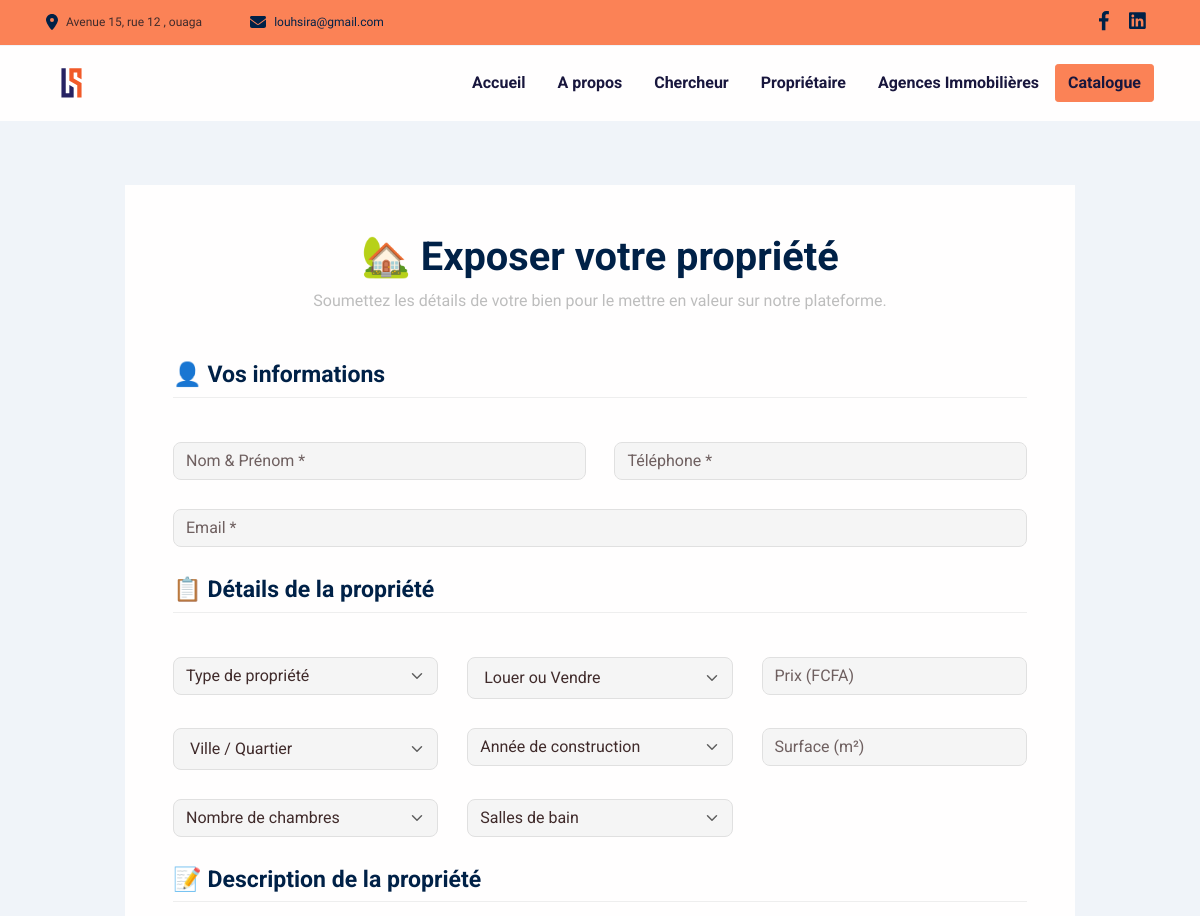
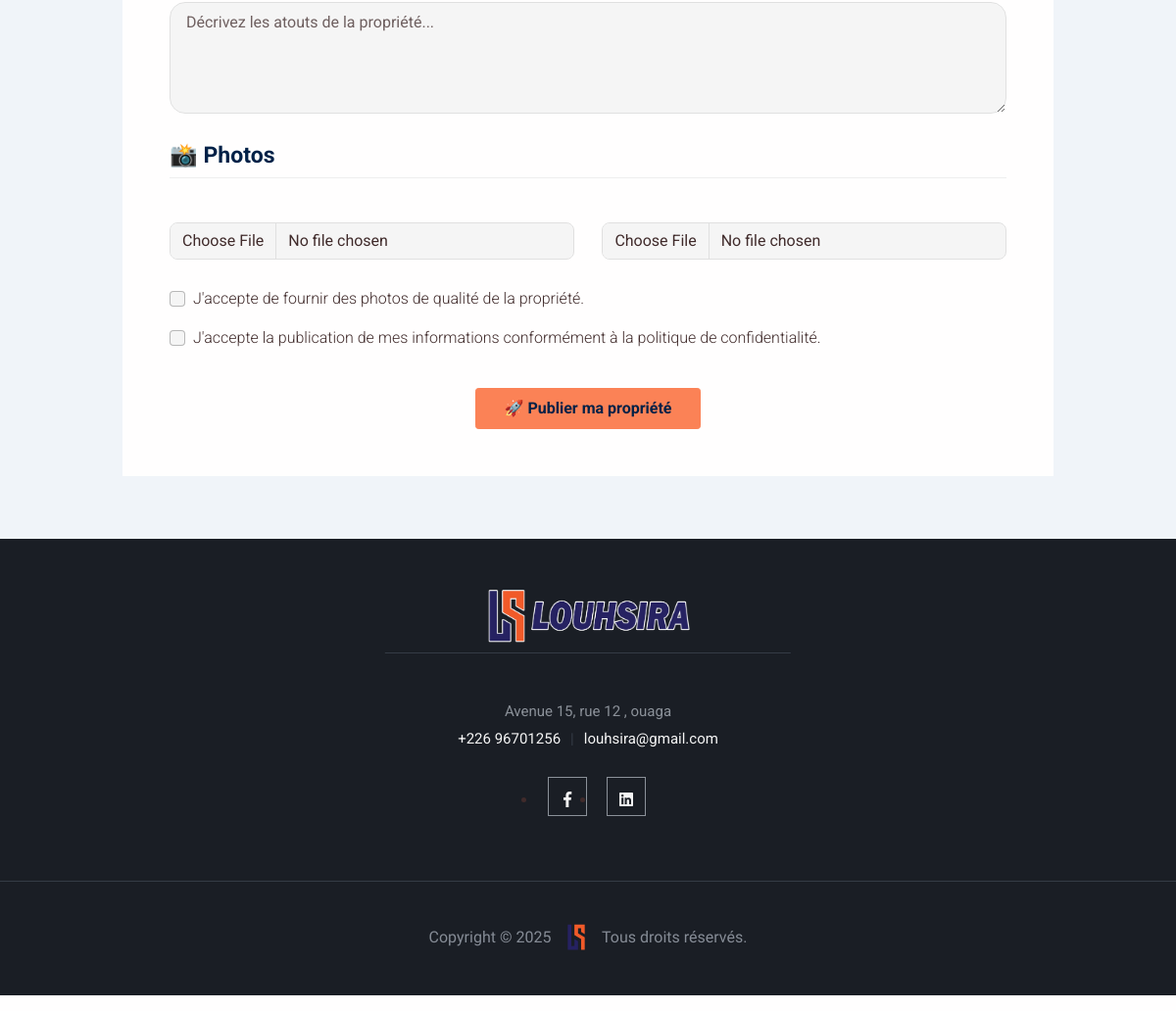
The app's page /proprietaire with its own data (2 pictures, top to bottom).
### app/models.py (models this page shows, shortened)
class Convention(models.Model):
    created_at = models.DateTimeField(auto_now=False, auto_now_add=True)
    update_at = models.DateTimeField(auto_now=True, auto_now_add=False)
    publish = models.BooleanField(default=False)
    class Meta:
        abstract = True

class configuration(Convention):
    name = models.CharField(max_length = 150, blank=True, null=True)
    vendor_title = models.CharField(max_length = 150, blank=True, null=True)
    location_title = models.CharField(max_length = 150, blank=True, null=True)
    about_title = models.CharField(max_length = 150, blank=True, null=True)
    why_choose_title = models.CharField(max_length = 150, blank=True, null=True)
    newsletter_title = models.CharField(max_length = 150, blank=True, null=True)
    louhsira_email = models.EmailField(max_length=254, blank=True, null=True, default="louhsira@gmail.com")
    louhsira_phone = models.CharField(max_length = 150, blank=True, null=True, default="+226 96701256")
    louhsira_address = models.CharField(max_length = 150, blank=True, null=True, default="Avenue 15, rue 12 , ouaga")
    newsletter_text = models.TextField()
    newsletter_picture = models.FileField(upload_to=LOGO_SITE_PATH, max_length = 100)
    copy_right = models.CharField(max_length = 150, blank=True, null=True)
    logo = models.FileField(upload_to=LOGO_SITE_PATH , max_length = 100, blank=True, null=True)
    logo2 = models.FileField(upload_to=LOGO_SITE_PATH , max_length = 100, blank=True, null=True)
    class Meta:
        verbose_name = "Configuration du site"
        verbose_name_plural = "Configuration du site"

class Social(Convention):
    name = models.CharField(max_length=150, blank=True, null=True)
    icon = models.CharField(max_length=150, blank=True, null=True)
    link = models.URLField(max_length = 200)
    class Meta:
        verbose_name = "Réseaux Social"
        verbose_name_plural = "Réseaux Sociaux"

### app/views.py (the view)
# urls.py: path('proprietaire', owner_page, name="owner-page"),
def owner_page(request):
    get_socials = get_social({'publish':True})
    get_configs = get_config({'publish':True})
    get_type_proprietes = get_type_propriete({'publish':True})
    get_caracteristique_homes = get_caracteristique_home({'publish': True})
    template_name = "app/layout/owner.html"
    context = {
        'page': "LOUSHIRA | Proprietaire",
        'get_socials': get_socials,
        'get_configs': get_configs,
        'get_type_proprietes': get_type_proprietes,
        'get_caracteristique_homes': get_caracteristique_homes,
    }
    return render(request, template_name, context)

### app/functions.py (called while the page is built)
def get_config(data=dict()):
    return configuration.objects.filter(**data).first()

def get_caracteristique_home(data=dict()):
    return CaracteristiqueMaison.objects.all()

def get_type_propriete(data=dict()):
    return TypePropriete.objects.filter(**data)

def get_social(data=dict()):
    return Social.objects.filter(**data)

### templates/app/layout/owner.html (shortened to what this page needs)
{% extends "app/base/base.html" %}
{% load static %}
{% block content %}
<section class="bg-light py-6" >
  <div class="container">
    <div class="row justify-content-center">
      <div class="col-lg-10 bg-white rounded-4 p-5">
        <div class="text-center mb-5">
          <h1 class="fw-bold text-color">🏡 Exposer votre propriété</h1>
          <p class="text-muted">Soumettez les détails de votre bien pour le mettre en valeur sur notre plateforme.</p>
        </div>
        <form id="trust_us" class="row g-4">
          <div class="col-12">
            <h4 class="text-color border-bottom pb-2 mb-3 fw-bold">👤 Vos informations</h4>
          </div>
          <div class="col-md-6">
            <input type="text" class="form-control" placeholder="Nom & Prénom *" v-model="name">
          </div>
          <div class="col-md-6">
            <input type="text" class="form-control" placeholder="Téléphone *" v-model="phone">
          </div>
          <div class="col-12">
            <input type="email" class="form-control" placeholder="Email *" v-model="email">
          </div>
          <div class="col-12 mt-4">
            <h4 class="text-color border-bottom pb-2 mb-3 fw-bold">📋 Détails de la propriété</h4>
          </div>
          <div class="col-md-4">
            <select class="form-select " v-model="type_propriete_for_owner">
              <option value="" selected hidden>Type de propriété</option>
            </select>
          </div>
          <div class="col-md-4">
            <select class="form-select form-select-lg" v-model="status_buy_sell">
              <option value="" selected hidden>Louer ou Vendre</option>
            </select>
          </div>
          <div class="col-md-4">
            <input type="text" class="form-control" placeholder="Prix (FCFA)" v-model="home_price">
          </div>
          <div class="col-md-4">
            <select class="form-select form-select-lg" v-model="home_address">
              <option value="" selected hidden>Ville / Quartier</option>
            </select>
          </div>
          <div class="col-md-4">
            <select class="form-select" v-model="year_building">
              <option value="" selected hidden>Année de construction</option>
            </select>
          </div>
          <div class="col-md-4">
            <input type="text" class="form-control" placeholder="Surface (m²)" v-model="living_space">
          </div>
          <div class="col-md-4">
            <select class="form-select" v-model="nbr_room">
              <option value="" selected hidden>Nombre de chambres</option>
            </select>
          </div>
          <div class="col-md-4">
            <select class="form-select" v-model="nbr_bath_room">
              <option value="" selected hidden>Salles de bain</option>
            </select>
          </div>
          <div class="col-md-4">
          </div>
          <div class="col-12 mt-4">
            <h4 class="text-color border-bottom pb-2 mb-3 fw-bold">📝 Description de la propriété</h4>
            <textarea class="form-control form-control-lg" rows="4" placeholder="Décrivez les atouts de la propriété..." v-model="home_detail"></textarea>
          </div>
          <div class="col-12 mt-4">
            <h4 class="text-color border-bottom pb-2 mb-3 fw-bold">📸 Photos</h4>
          </div>
          <div class="col-md-6">
            <input class="form-control" type="file" v-model="picture">
          </div>
          <div class="col-md-6">
            <input class="form-control" type="file" v-model="picture2">
          </div>
          <div class="col-12 mt-4">
            <div class="form-check mb-2">
              <input class="form-check-input" type="checkbox" v-model="first_confirm" id="confirm1">
              <label class="form-check-label" for="confirm1">
                J'accepte de fournir des photos de qualité de la propriété.
              </label>
            </div>
            <div class="form-check">
              <input class="form-check-input" type="checkbox" v-model="second_confirm" id="confirm2">
              <label class="form-check-label" for="confirm2">
                J'accepte la publication de mes informations conformément à la politique de confidentialité.
              </label>
            </div>
          </div>
          <div class="col-12 text-center mt-4">
            <button class="btn btn-primary px-4 py-2 fw-bold text-color" type="submit" @click.prevent="sendOwnerData()">
              🚀 Publier ma propriété
            </button>
          </div>
        </form>
      </div>
    </div>
  </div>
</section>
{% endblock %}

### templates/app/base/base.html (shortened to what this page needs)
{% load static %}
<!DOCTYPE html>
<html lang="en-US" dir="ltr">
  <head>
    <link href="{% static 'app/assets/css/select2-bootstrap-5-theme.min.css' %}" rel="stylesheet" />
    <link href="{% static 'app/assets/css/theme.css' %}" rel="stylesheet" />
    <link href="{% static 'app/assets/css/style.css' %}" rel="stylesheet" />
    <link href="{% static 'app/assets/css/slick.css' %}" rel="stylesheet" />
    <link href="{% static 'app/assets/css/slick-theme.css' %}" rel="stylesheet" />
<link rel="stylesheet" href="https://unpkg.com/vue-multiselect@2.1.6/dist/vue-multiselect.min.css">
  </head>
  <body>
    <main class="main" id="top">
<section class="bg-primary text-gray py-2 d-none d-sm-block border-bottom border-light">
  <div class="container">
    <div class="row align-items-center justify-content-between">
      <div class="col-lg-5 col-md-6 d-flex align-items-center gap-3">
        <div class="d-flex align-items-center">
          <i class="fas fa-map-marker-alt me-2 text-color"></i>
          <small>{{ get_configs.louhsira_address }}</small>
        </div>
        <div class="d-flex align-items-center">
          <i class="fas fa-envelope me-2 text-color"></i>
          <small><a href="mailto:{{ get_configs.louhsira_email }}" class="text-color text-decoration-none link">{{ get_configs.louhsira_email }}</a></small>
        </div>
      </div>
      <div class="col-lg-4 col-md-5 text-md-end mt-2 mt-md-0">
        <ul class="list-inline mb-0">
          {% for social in get_socials %}
            <li class="list-inline-item">
              <a href="{{ social.link }}" class="text-color fs-1 me-2 link" target="_blank">
                <i class="{{ social.icon }}"></i>
              </a>
            </li>
          {% endfor %}
        </ul>
      </div>
    </div>
  </div>
</section>
      <nav class="navbar navbar-expand-lg navbar-light sticky-top py-3 d-block" data-navbar-on-scroll="data-navbar-on-scroll">
        <div class="container"><a class="navbar-brand" href="{% url 'welcome' %}"><img src="{{get_configs.logo.url}}" width="51" alt="" /></a>
          <div class="collapse navbar-collapse border-top border-lg-0 mt-4 mt-lg-0" id="navbarSupportedContent">
            <ul class="navbar-nav ms-auto pt-2 pt-lg-0 font-base">
              <li class="nav-item px-2"><a class="nav-link active fw-bold" style="color:#18163d" aria-current="page" href="{% url 'welcome' %}">Accueil</a></li>
              <li class="nav-item px-2"><a class="nav-link fw-bold" style="color:#18163d" aria-current="page" href="{% url 'about' %}">A propos</a></li>
              <li class="nav-item px-2"><a class="nav-link fw-bold" style="color:#18163d" aria-current="page" href="{% url 'home-searcher' %}">Chercheur</a></li>
              <li class="nav-item px-2"><a class="nav-link fw-bold" style="color:#18163d" aria-current="page" href="{% url 'owner-page' %}">Propriétaire</a></li>
              <li class="nav-item px-2"><a class="nav-link fw-bold" style="color:#18163d" aria-current="page" href="{% url 'agence' %}">Agences Immobilières</a></li>
            </ul><a class="btn btn-primary order-1 order-lg-0 fw-bold" style="color:#18163d" href="{% url 'catalogue' %}">Catalogue</a>
          </div>
        </div>
      </nav>
    {% block content %}
    {% endblock content %}
    </main>
    <section class="contact-area" id="contact" style="background: #1A1E25;padding:50px;">
      <div class="container">
          <div class="row">
              <div class="col-lg-6 offset-lg-3">
                  <div class="contact-content text-center">
                      <a class="text-decoration-none" href="{% url 'welcome' %}"><img src="{{get_configs.logo2.url}}" height="51"  alt="" /></a>
                      <h6>{{get_configs.louhsira_address}}</h6>
                      <h6 class="text-light text-200" >{{get_configs.louhsira_phone}}<span>|</span><a class="text-light text-200" href="mailto:{{get_configs.louhsira_email}}">{{get_configs.louhsira_email}}</a></h6>
                      <div class="contact-social">
                          <ul>
                              {% for socials in get_socials %}
                                  <li class="lh-lg"><a class="text-200" href="{{socials.link}}"><i class="{{socials.icon}}"></i></a></li>
                              {% endfor %}
                          </ul>
                      </div>
                  </div>
              </div>
          </div>
      </div>
  </section>
  <footer>
      <p>Copyright &copy; 2025 <a class="text-decoration-none" href="{% url 'welcome' %}"><img src="{{get_configs.logo.url}}" height="51"  alt="" /></a> Tous droits réservés.</p>
  </footer>
    <link href="{% static 'app/assets/css/multiple.css' %}" rel="stylesheet" />
  <link rel="stylesheet" href="https://unpkg.com/vue-multiselect@2.1.0/dist/vue-multiselect.min.css">
  <link href="https://cdn.jsdelivr.net/npm/tom-select@2.4.1/dist/css/tom-select.css" rel="stylesheet">
  </body>
</html>

### static/app/assets/css/style.css (style rules this page uses)
body { font-style: normal; }
p { font-family: "Roboto" important!; }

### templates/app/base/base.html (style rules this page uses)
html, body { margin: 0; padding: 0; }
* { box-sizing: border-box; }
.text-color { color: #002147; }
img { max-width: 100%; height: auto; }
.contact-area { border-bottom: 1px solid #353C46; }
.contact-content h6 { color: #8b9199; font-size: 15px; font-weight: 400; margin-bottom: 10px; }
.contact-content span { color: #353c47; margin: 0 10px; }
.contact-social { margin-top: 30px; }
.contact-social > ul { display: inline-flex; }
.contact-social ul li a { border: 1px solid #8b9199; color: #8b9199; display: inline-block; height: 40px; margin: 0 10px; padding-top: 7px; transition: all 0.4s ease 0s; width: 40px; }
.contact-content img { max-width: 210px; }
footer { background: #1A1E25; color: #868c96; }
footer p { padding: 40px 0; text-align: center; }
footer img { width: 44px; }

### records on screen
configuration: louhsira_address "Avenue 15, rue 12 , ouaga", louhsira_email "louhsira@gmail.com", logo (picture), logo2 (picture), louhsira_phone "+226 96701256"
